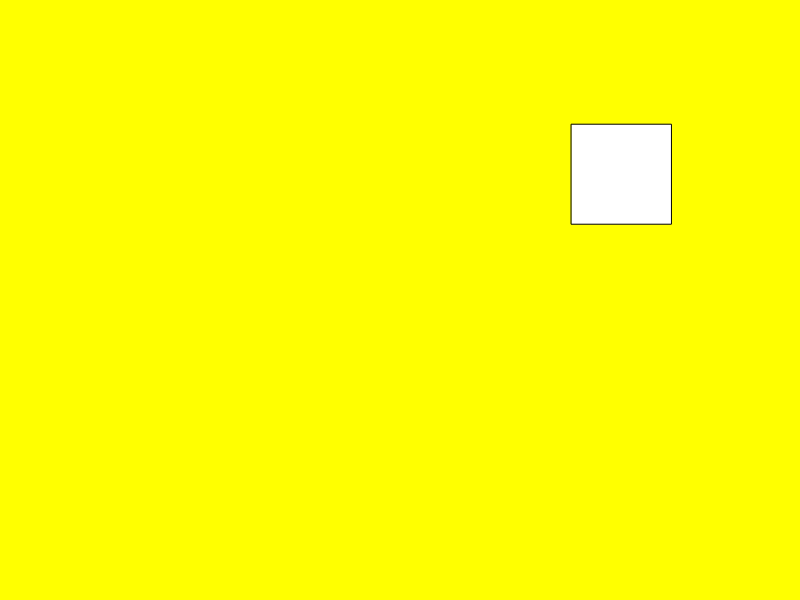
Frame 1 (no input)
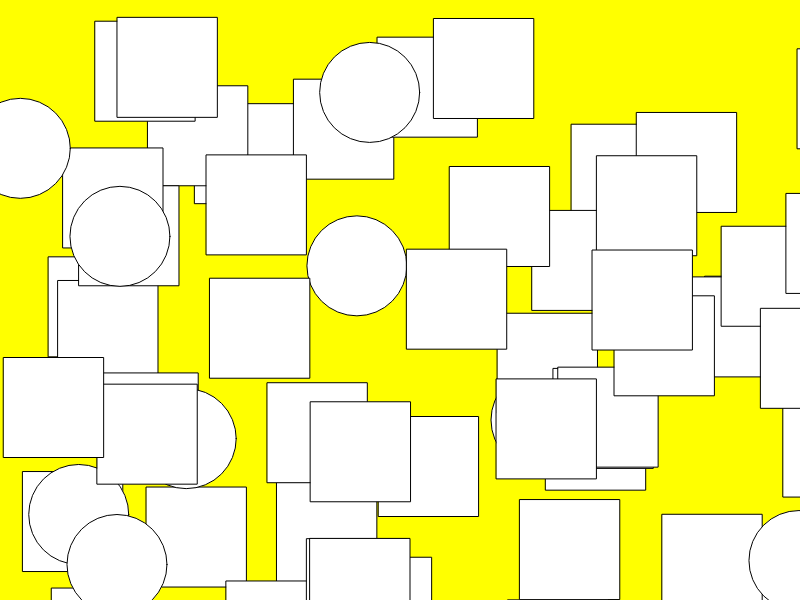
Frame 60 (no input)
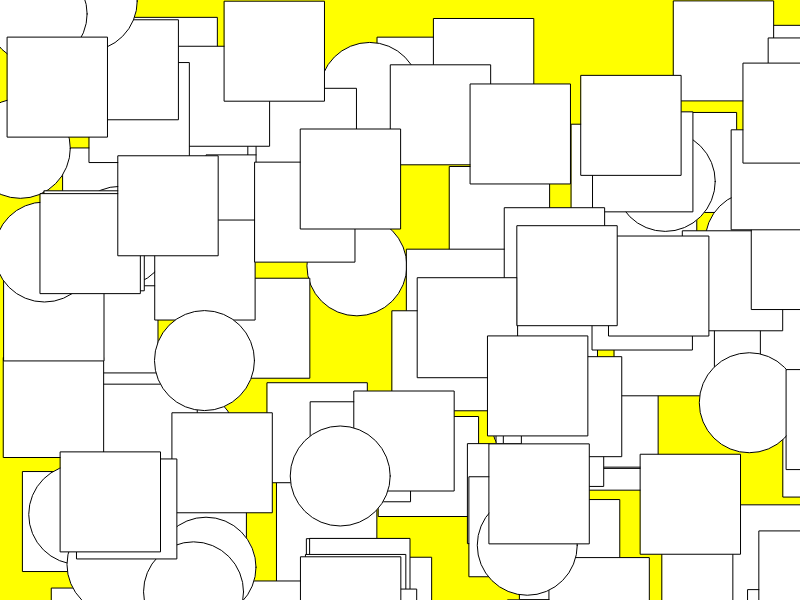
Frame 120 (the mouse pressed at the canvas centre since frame 60)

The p5.js sketch that drew these frames (run headless with seeded random() and noise() and a simulated clock; from frame 60 on, the mouse is pressed at the canvas centre):

// p5.js sketch
// ── sketch.js
var dia = 100;

function setup() {
  createCanvas(800,600);
  background(255,255,0);
}

function draw() {
  // zufällige Position
  var x = random(0, width);
  var y = random(0, height);

  var randomNumber = random(100);

  if (randomNumber < 20) {
    ellipse(x, y, dia);
  } else {
    rect(x, y, dia, dia);
  }

}
